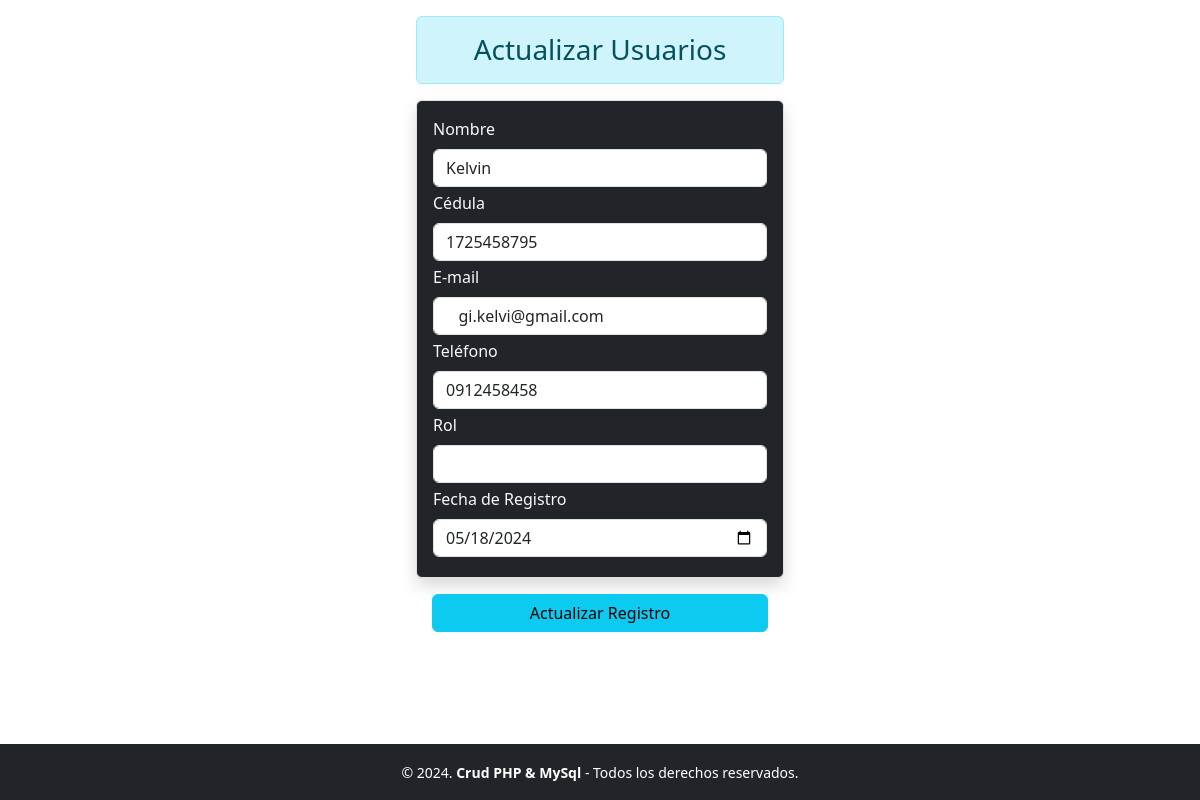
Screenshot of /modificar.php?id=1 with the database file from the repository.
### tables this page shows
CREATE TABLE `usuarios` (
  `id` int(100) NOT NULL,
  `nombre` varchar(200) NOT NULL,
  `cedula` varchar(10) NOT NULL,
  `correo` varchar(150) NOT NULL,
  `telefono` varchar(10) NOT NULL,
  `fecha_registro` date NOT NULL
);

### modificar.php (the view, shortened to what this page needs)
<?php
include "conexion.php";
$id = $_GET["id"];
$sql = $conexion->query("select *from usuarios where id =$id");
?>
<!DOCTYPE html>
<html lang="es">
<head>
    <link href="https://cdn.jsdelivr.net/npm/bootstrap@5.3.2/dist/css/bootstrap.min.css" rel="stylesheet">
    <link href="https://getbootstrap.com/docs/5.3/assets/css/docs.css" rel="stylesheet">
    <link href="https://cdn.jsdelivr.net/npm/bootstrap@5.3.3/dist/css/bootstrap.min.css" rel="stylesheet">
</head>
<body>
    <form class="col-4 p-3 m-auto" method="POST">
        <h3 class="text-center alert alert-info"> Actualizar Usuarios</h3>
        <?php
        include "controlador/modificar_user.php";
        while ($datos = $sql->fetch_object()) { ?>
            <div class="bg-dark p-3 border rounded shadow">
                <div class="mb-1">
                    <label for="exampleInputEmail1" class="form-label  text-light">Nombre</label>
                    <input type="text" class="form-control" name="nombre" value="<?= $datos->nombre ?>">
                </div>
                <div class="mb-1">
                    <label for="exampleInputPassword1" class="form-label text-light">Cédula</label>
                    <input type="text" class="form-control" name="cedula" value="<?= $datos->cedula ?>">
                </div>
                <div class="mb-1">
                    <label for="exampleInputPassword1" class="form-label text-light">E-mail</label>
                    <input type="text" class="form-control" name="correo" value="<?= $datos->correo ?>">
                </div>
                <div class="mb-1">
                    <label for="exampleInputPassword1" class="form-label text-light">Teléfono</label>
                    <input type="text" class="form-control" name="telefono" value="<?= $datos->telefono ?>">
                </div>
                <div class="mb-1">
                    <label for="exampleInputPassword1" class="form-label text-light">Rol</label>
                    <input type="text" class="form-control" name="rol" value="<?= $datos->rol ?>">
                </div>
                <div class="mb-1">
                    <label for="exampleInputPassword1" class="form-label text-light">Fecha de Registro</label>
                    <input type="date" class="form-control" name="fecha_registro" value="<?= $datos->fecha_registro ?>">
                </div>
            </div>
        <?php
        }
        ?>
        <div class="d-grid p-3">
            <button type="submit" class="btn btn-info" name="btnregistro" value="ok">Actualizar Registro</button>
        </div>
    </form>
    <footer class="text-center text-bg-dark mt-auto py-3 fixed-bottom">
        <small>&copy; 2024. <b>Crud PHP & MySql</b> - Todos los derechos reservados.</small>
    </footer>
</body>
</html>

### rows the page displays
usuarios: nombre "Kelvin", cedula "1725458795", correo "gi.kelvi@gmail.com", telefono "0912458458", fecha_registro "05/18/2024"
